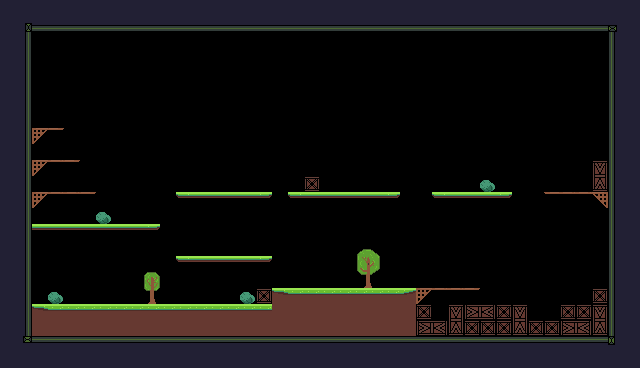

Tiled map render using the project's own tile images. Description and the whole map definition, tile-layer contents included, below:
An orthogonal 40x23 tile map with 16x16 px tiles, 1 tile layer (Background) and 26 objects (10x Platform, 3x Coin, 2x Serych, Player, CheckPoint).

<map version="1.10" tiledversion="1.11.2" orientation="orthogonal" renderorder="right-down" width="40" height="23" tilewidth="16" tileheight="16" infinite="0" nextlayerid="4" nextobjectid="33">
 <tileset firstgid="1" source="SetTiled.tsx" />
 <layer id="1" name="Background" width="40" height="23">
  <properties>
   <property name="BackgroundColor" value="Blue" />
  </properties>
  <data encoding="csv">
87,87,87,87,87,87,87,87,87,87,87,87,87,87,87,87,87,87,87,87,87,87,87,87,87,87,87,87,87,87,87,87,87,87,87,87,87,87,87,87,
87,69,107,107,107,107,107,107,107,107,107,107,107,107,107,107,107,107,107,107,107,107,107,107,107,107,107,107,107,107,107,107,107,107,107,107,107,107,70,87,
87,88,0,0,0,0,0,0,0,0,0,0,0,0,0,0,0,0,0,0,0,0,0,0,0,0,0,0,0,0,0,0,0,0,0,0,0,0,86,87,
87,88,0,0,0,0,0,0,0,0,0,0,0,0,0,0,0,0,0,0,0,0,0,0,0,0,0,0,0,0,0,0,0,0,0,0,0,0,86,87,
87,88,0,0,0,0,0,0,0,0,0,0,0,0,0,0,0,0,0,0,0,0,0,0,0,0,0,0,0,0,0,0,0,0,0,0,0,0,86,87,
87,88,0,0,0,0,0,0,0,0,0,0,0,0,0,0,0,0,0,0,0,0,0,0,0,0,0,0,0,0,0,0,0,0,0,0,0,0,86,87,
87,88,0,0,0,0,0,0,0,0,0,0,0,0,0,0,0,0,0,0,0,0,0,0,0,0,0,0,0,0,0,0,0,0,0,0,0,0,86,87,
87,88,0,0,0,0,0,0,0,0,0,0,0,0,0,0,0,0,0,0,0,0,0,0,0,0,0,0,0,0,0,0,0,0,0,0,0,0,86,87,
87,88,26,28,0,0,0,0,0,0,0,0,0,0,0,0,0,0,0,0,0,0,0,0,0,0,0,0,0,0,0,0,0,0,0,0,0,0,86,87,
87,88,0,0,0,0,0,0,0,0,0,0,0,0,0,0,0,0,0,0,0,0,0,0,0,0,0,0,0,0,0,0,0,0,0,0,0,0,86,87,
87,88,26,27,28,0,0,0,0,0,0,0,0,0,0,0,0,0,0,0,0,0,0,0,0,0,0,0,0,0,0,0,0,0,0,0,0,64,86,87,
87,88,0,0,0,0,0,0,0,0,0,0,0,0,0,0,0,0,0,62,0,0,0,0,0,0,0,0,0,0,202,0,0,0,0,0,0,84,86,87,
87,88,26,27,27,28,0,0,0,0,0,122,123,123,123,123,124,0,122,123,123,123,123,123,124,0,0,122,123,123,123,124,0,0,2147483676,27,27,2147483674,86,87,
87,88,0,0,0,0,202,0,0,0,0,0,0,0,0,0,0,0,0,0,0,0,0,0,0,0,0,0,0,0,0,0,0,0,0,0,0,0,86,87,
87,88,123,123,123,123,123,123,123,124,0,0,0,0,0,0,0,0,0,0,0,0,0,0,0,0,0,0,0,0,0,0,0,0,0,0,0,0,86,87,
87,88,0,0,0,0,0,0,0,0,0,0,0,0,0,0,0,0,0,0,0,0,163,164,0,0,0,0,0,0,0,0,0,0,0,0,0,0,86,87,
87,88,0,0,0,0,0,0,0,0,0,122,123,123,123,123,124,0,0,0,0,0,183,184,0,0,0,0,0,0,0,0,0,0,0,0,0,0,86,87,
87,88,0,0,0,0,0,0,0,185,0,0,0,0,0,0,0,0,0,0,0,0,203,204,0,0,0,0,0,0,0,0,0,0,0,0,0,0,86,87,
87,88,0,202,0,0,0,0,0,205,0,0,0,0,0,202,62,2,3,3,3,3,3,3,3,4,26,27,27,28,0,0,0,0,0,0,0,62,86,87,
87,88,2,3,3,3,3,3,3,3,3,3,3,3,3,3,3,24,24,24,24,24,24,24,24,24,62,63,64,82,83,62,64,0,0,62,62,64,86,87,
87,88,24,24,24,24,24,24,24,24,24,24,24,24,24,24,24,24,24,24,24,24,24,24,24,24,82,83,84,62,62,62,84,62,62,82,83,84,86,87,
87,89,67,67,67,67,67,67,67,67,67,67,67,67,67,67,67,67,67,67,67,67,67,67,67,67,67,67,67,67,67,67,67,67,67,67,67,67,90,87,
87,87,87,87,87,87,87,87,87,87,87,87,87,87,87,87,87,87,87,87,87,87,87,87,87,87,87,87,87,87,87,87,87,87,87,87,87,87,87,87
</data>
 </layer>
 <objectgroup id="2" name="Collisions">
  <object id="3" x="24" y="28" width="8" height="308" />
  <object id="5" x="32" y="336" width="576" height="8" />
  <object id="6" x="32" y="24" width="576" height="8" />
  <object id="7" x="608" y="32" width="8" height="304" />
  <object id="8" x="32" y="304" width="240" height="32" />
  <object id="9" x="272" y="288" width="144" height="48" />
  <object id="10" x="256" y="288" width="16" height="16" />
  <object id="11" type="Platform" x="416" y="288" width="64" height="4" />
  <object id="12" type="Platform" x="176" y="256" width="96" height="8" />
  <object id="13" type="Platform" x="32" y="224" width="128" height="8" />
  <object id="14" type="Platform" x="32" y="192" width="64" height="4" />
  <object id="15" type="Platform" x="32" y="160" width="48" height="4" />
  <object id="16" type="Platform" x="32" y="128" width="32" height="4" />
  <object id="17" type="Platform" x="176" y="192" width="96" height="8" />
  <object id="18" type="Platform" x="288" y="192" width="112" height="8" />
  <object id="19" x="304" y="176" width="16" height="16" />
  <object id="20" type="Platform" x="432" y="192" width="80" height="8" />
  <object id="21" type="Platform" x="544" y="192" width="64" height="4" />
  <object id="22" x="592" y="160" width="16" height="32" />
 </objectgroup>
 <objectgroup id="3" name="SpawnPoint">
  <object id="1" name="Player" type="Player" x="84" y="278" width="9" height="26" />
  <object id="2" name="Serych" type="Serych" x="512" y="320" width="16" height="16">
   <properties>
    <property name="isVertical" type="bool" value="false" />
    <property name="offNeg" type="float" value="6" />
    <property name="offPos" type="float" value="5" />
   </properties>
  </object>
  <object id="27" name="Coin" type="Coin" x="32" y="96" width="32" height="32" />
  <object id="28" name="Coin" type="Coin" x="224" y="160" width="32" height="32" />
  <object id="30" name="Coin" type="Coin" x="560" y="160" width="32" height="32" />
  <object id="31" type="CheckPoint" x="336" y="144" width="48" height="48" />
  <object id="32" name="Serych" type="Serych" x="336" y="272" width="16" height="16">
   <properties>
    <property name="isVertical" type="bool" value="false" />
    <property name="offNeg" type="float" value="4" />
    <property name="offPos" type="float" value="5" />
   </properties>
  </object>
 </objectgroup>
</map>
